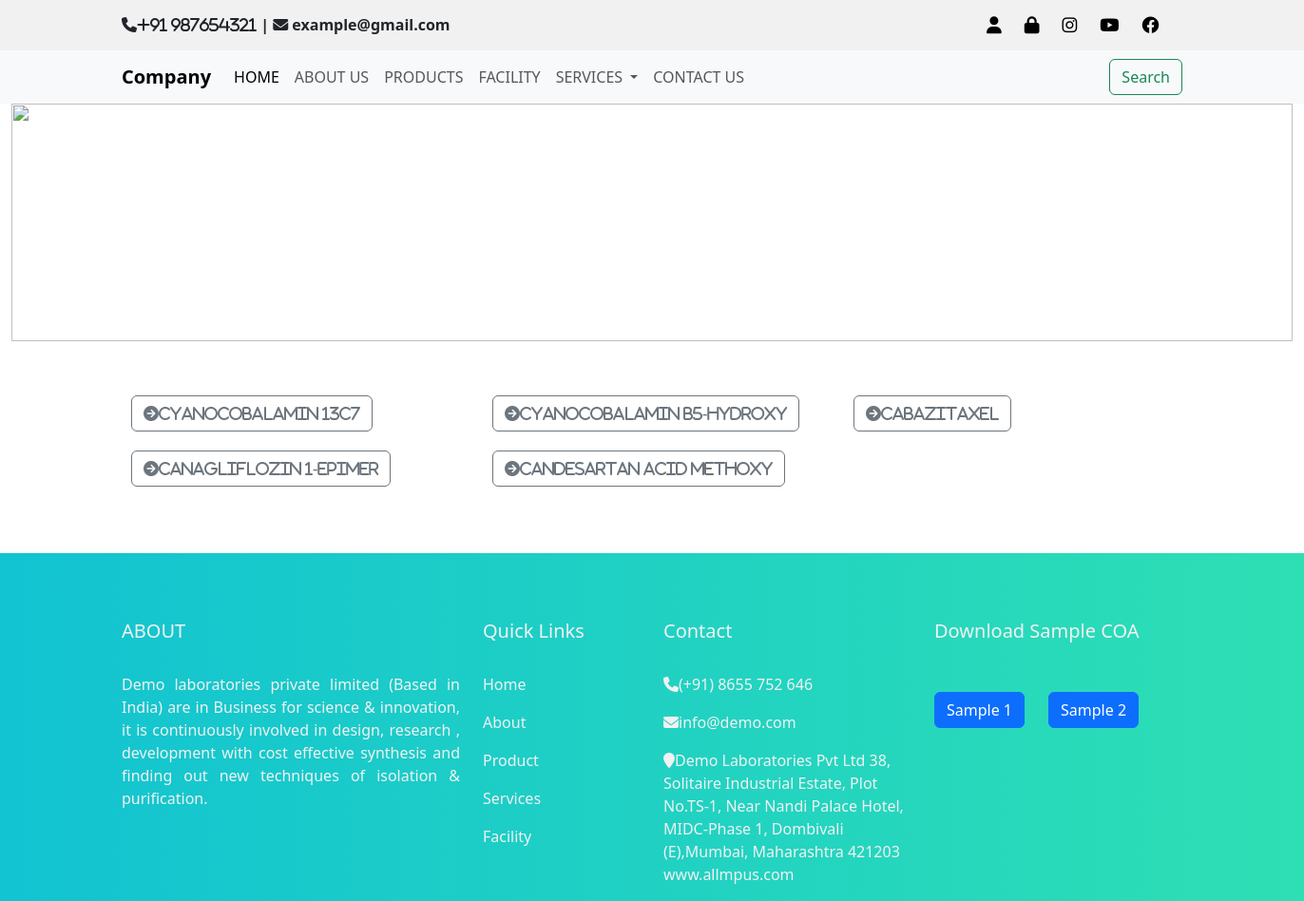
The page /c on the database its author committed.
### www/models.py (models this page shows)
class fromula(models.Model):
    Product_name=models.CharField(max_length=25)
    CAT_NO= models.CharField(max_length=40)
    Chemical_name= models.CharField(max_length=100)
    Molecular_Formula= models.CharField(max_length=40)
    Molecular_Weight= models.IntegerField()
    CAS_Number= models.CharField(max_length=40)
    Solubility= models.CharField(max_length=40)
    Storage= models.CharField(max_length=40)
    Keywords= models.CharField(max_length=40)
    Purity_by_HPLC= models.CharField(max_length=40)
    Inventory_status= models.CharField(max_length=40)
    image= CloudinaryField('image')

### www/views.py (the view)
# urls.py: path('c',views.C,name='C'),
def C(request):
    data= fromula.objects.filter(Product_name__startswith='C')
    return render(request,'products.html',{'data':data})

### templates/products.html (shortened to what this page needs)
{% include 'navbar.html' %}
<div class="container-fluid">
    <div class="center">
        <img class="img" src="https://images.pexels.com/photos/831079/pexels-photo-831079.jpeg?auto=compress&cs=tinysrgb&w=1260&h=750&dpr=1" height="200px" width="100%"  alt="">
        <ul >
        <div class=" a d-flex">
              <li><a class="ok" href="{% url 'products' %}">A</a></li>
              <li><a class="ok" href="{% url 'B' %}">B</a></li>
            <li><a class="ok" href="{% url 'C' %}">C</a></li>
            <li><a class="ok" href="">D</a></li>
            <li><a class="ok" href="">E</a></li>
            <li><a class="ok" href="">F</a></li>
            <li><a class="ok" href="">G</a></li>
            <li><a class="ok" href="">H</a></li>
            <li><a class="ok" href="">I</a></li>
            <li><a class="ok" href="">J</a></li>
            <li><a class="ok" href="">K</a></li>
            <li><a class="ok" href="">L</a></li>
            <li><a class="ok" href="">M</a></li>
            <li><a class="ok" href="">N</a></li>
            <li><a class="ok" href="">O</a></li>
            <li><a class="ok" href="">P</a></li>
            <li><a class="ok" href="">Q</a></li>
            <li><a class="ok" href="">R</a></li>
            <li><a class="ok" href="">S</a></li>
            <li><a class="ok" href="">T</a></li>
            <li><a class="ok" href="">U</a></li>
            <li><a class="ok" href="">V</a></li>
            <li><a class="ok" href="">W</a></li>
            <li><a class="ok" href="">X</a></li>
            <li><a class="ok" href="">Y</a></li>
            <li><a class="ok" href="">Z</a></li>
        </ul>
    </div>
    </div>
<div class="main container">
    <div class="row">
        {% for i in data %}
        <div class="col-lg-4">
            <div class="d-grid gap-2">
                <a style="padding: 10px;" href="{% url 'readmore' i.id %}"> <button  class="btn btn-outline-secondary" type="button">  <i class="fa fa-arrow-circle-right">{{i.Product_name}}</i></button>
                </a> </div>
        </div>
        {% endfor %}
    </div>
</div>
       <div class="edufair-footer-1x padding-bottom-large">
        <div class="edufair-footer-content">
              <div class="container">
                  <div class="row">
                      <div class="col-md-4 edufair-footer-address">
                      <h5>ABOUT</h5><br>
                          <p style="text-align:justify;">Demo laboratories private limited (Based in India) are in Business for science &amp; innovation,
                          it is continuously involved in design, research , development with cost effective synthesis
                          and finding out new techniques of isolation &amp; purification.</p>
                      </div>
                      <div class="col-md-2">
<h5>Quick Links</h5><br>
<p>Home </p>
<p>About </p>
<p>Product </p>
<p>Services </p>
<p>Facility </p>
                      </div>
                      <div class="col-md-3">
                      <h5>Contact</h5><br>
                      <p> <i class="fa fa-phone"></i>(+91) 8655 752 646 </p>
                              <p> <i class="fa fa-envelope"></i>info@demo.com </p>
                              <p> <i class="fa fa-map-marker"></i>Demo Laboratories Pvt Ltd 38,
                              Solitaire Industrial Estate,
                              Plot No.TS-1, Near Nandi Palace Hotel,
                              MIDC-Phase 1, Dombivali (E),Mumbai, Maharashtra 421203
                              www.allmpus.com</p>
                      </div>
                      <div class="col-md-3">	<h5>Download Sample COA</h5><br>
<a class="edufair-course-text" href="#"><button type="button" class="btn btn-primary">Sample 1</button></a> &nbsp;&nbsp;&nbsp;&nbsp; <a class="edufair-course-text" href="#"><button type="button" class="btn btn-primary">Sample 2</button></a>
                      </div>
                      </div>
                  </div>
              </div>
        </div>

### templates/products.html (style rules this page uses)
.ok { margin: 40px 18px; text-decoration: none; font-weight: 800; font-size: 18px; color: white; }
ul li { list-style-type: none; }
.img { width: 100%; height: 250px; }
.a.d-flex { position: relative; margin-top: -135px; margin-left: 70px; }
.main.container { margin-top: 52px; margin-top: 155px; }
.edufair-footer-1x { background: linear-gradient(to right, #12C3D2, #2edfb4 ); width: 100%; color: #f1f1f1; padding-top: 70px; margin-top: 60px; }

### rows shown on the page
fromula: Product_name "Cyanocobalamin 13C7"
fromula: Product_name "Cyanocobalamin B5-Hydroxy"
fromula: Product_name "CABAZITAXEL"
fromula: Product_name "CANAGLIFLOZIN 1-EPIMER"
fromula: Product_name "CANDESARTAN ACID METHOXY"
